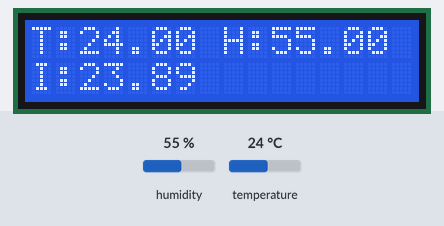
Simulated run of this sketch. Board: Arduino Uno, built with avr-gcc and run on an emulated ATmega328P. Parts: 16×2 character LCD. Inputs (shaded band) come from the test bench; at power-on: humidity 55 %, temperature 24 °C. What the sketch prints to the serial monitor is not drawn.

Above: at 1.2 s.
1.3 s: humidity set to 22 %
At 2.8 s:
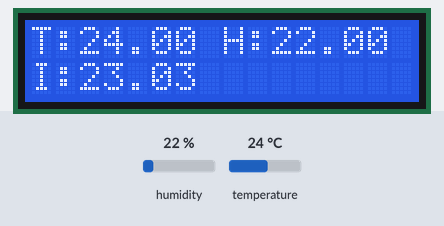
4.1 s: temperature set to 12 °C
At 4.6 s:
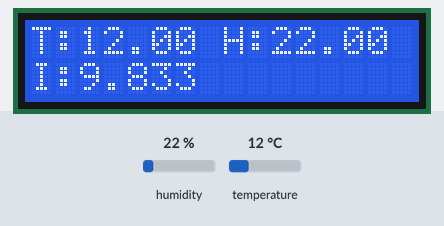
6.9 s: humidity set to 40 %
At 9.3 s:
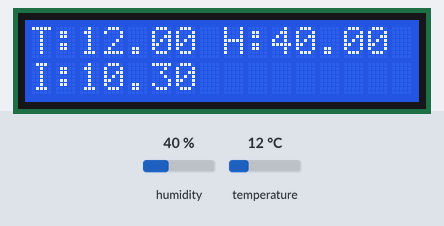
9.8 s: temperature set to 19 °C
At 11.0 s:
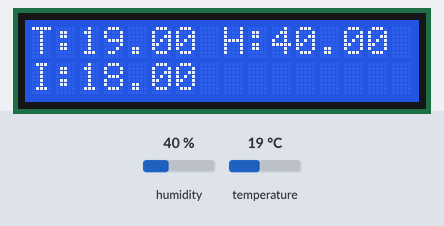
Timing chart, 0 to 12.8 s (numbered marks = the images above; inputs shaded):
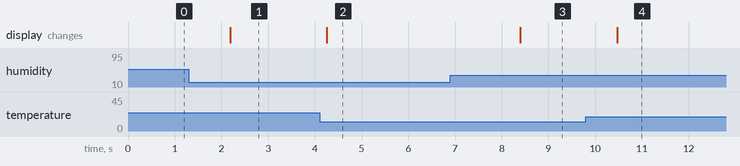

The sketch:

5-dht.ino
```cpp
/*
Temperature and humidity station

Tutorial link: https://www.learn.voltaat.com/post/build-a-mini-weather-station

This is an Arduino sketch reads the temperature and humidity and calculates the heat index. It also displays the information on an LCD screen

Components Needed:
1. DHT sensor ....x1
2. LCD screen ....x1

Connections:
Arduino pin GND → Breadboard ground line
Arduino pin 5V  → Breadboard 5V line
LCD GND         → Breadboard ground line
LCD Vcc         → Breadboard 5V line
LCD SDA         → Arduino pin A4
LCD SCL         → Arduino pin A5
DHT GND         → Breadboard ground line
DHT Vcc         → Breadboard 5V line
DHT Signal      → Arduino pin 2

*/

#include <DHT.h>               // DHT sensor library
#include <LiquidCrystal_I2C.h> // LCD library

#define DHT_PIN   2     // DHT sensor data pin
#define DHT_TYPE  DHT11 // Can be one of: DHT11, DHT21, or DHT22

// Uncomment to use Fahrenheit
//#define FAHRENHEIT 1

// LCD instance
LiquidCrystal_I2C lcd(0x27, 16, 2);

// DHT instance
DHT dht(DHT_PIN, DHT_TYPE);

// Commands inside void setup run once
void setup() {

  Serial.begin(9600); // Start the serial monitor
  lcd.init();         // Initialize the LCD screen
  lcd.backlight();    // Turn on backlight on the LCD
  dht.begin();        // Start the DHT sensor

}

// Commands inside void loop run forever
void loop() {

  // Reading humidity
  float h = dht.readHumidity();

#ifdef FAHRENHEIT
  // Reading temperature
  float t  = dht.readTemperature(true);
  // Computing heat index
  float hi = dht.computeHeatIndex(t, h);
#else
  // Reading temperature
  float t  = dht.readTemperature();
  // Computing heat index
  float hi = dht.computeHeatIndex(t, h, false);
#endif

  // Printing to LCD

  lcd.setCursor(0, 0);
  lcd.print("T:");
  lcd.print(t);

  lcd.setCursor(8, 0);
  lcd.print("H:");
  lcd.print(h);

  lcd.setCursor(0, 1);
  lcd.print("I:");
  lcd.print(hi);

  // Printing to serial monitor

  Serial.print("Temperature: ");
  Serial.print(t);
#ifdef FAHRENHEIT
  Serial.print(" °C");
#else
  Serial.print(" °F");
#endif

  Serial.print(", Humidity: ");
  Serial.print(h);
  Serial.print(" %");

  Serial.print(", Heat index: ");
  Serial.print(hi);
#ifdef FAHRENHEIT
  Serial.print(" °C");
#else
  Serial.print(" °F");
#endif

  Serial.println();

  // Wait for one second
  delay(1000);

}
```

Measured:
- after the input at 1.3 s, the display: changes after 0.88 s (image 1)
- after the input at 4.1 s, the display: changes after 0.16 s (image 2)
- after the input at 6.9 s, the display: changes after 1.5 s (image 3)
- after the input at 9.8 s, the display: changes after 0.67 s (image 4)
